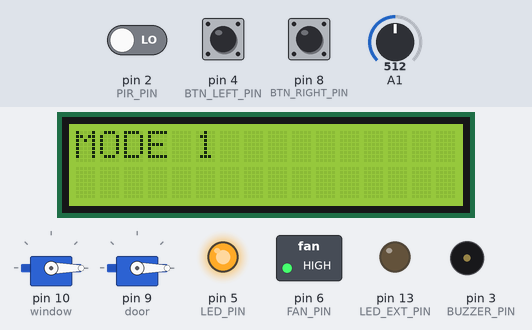
Bench run of a sketch on a simulated Arduino Uno, built with avr-gcc and run on an emulated ATmega328P. Parts: 2 × servo, 16×2 character LCD, switched loads named in the sketch (green lamp = pin HIGH), output pins drawn as LEDs (lit = HIGH), buzzer (waves = sounding). Dashed ring = blinking. The test bench sets the inputs (shaded band); at power-on: pin 8 (BTN_RIGHT_PIN) HIGH, pin 2 (PIR_PIN) LOW, A1 = 512, pin 4 (BTN_LEFT_PIN) HIGH. What the sketch prints to the serial monitor is not drawn.

Above: at 1.2 s.
1.3 s: pin 8 (BTN_RIGHT_PIN) pulled LOW for 0.15 s
At 3.9 s:
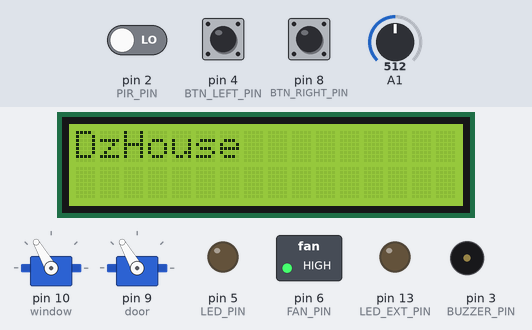
4.4 s: pin 2 (PIR_PIN) driven HIGH
At 4.55 s:
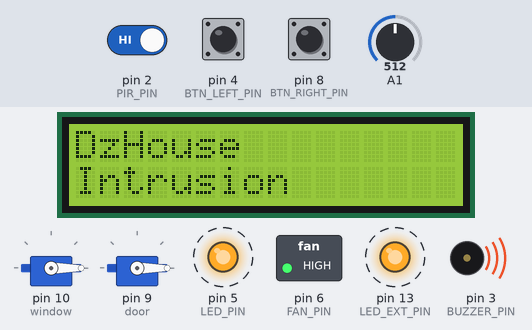
6.5 s: pin 8 (BTN_RIGHT_PIN) pulled LOW for 1 s
At 7.8 s:
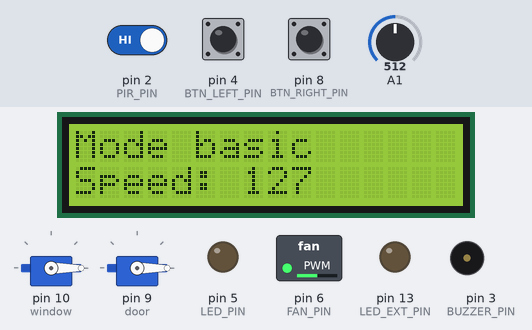
9.0 s: A1 set to 485
At 10.2 s:
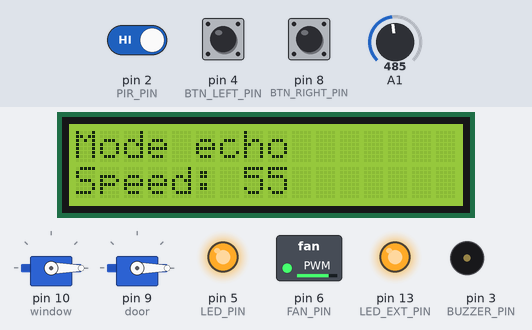
10.5 s: A1 set to 900
At 11.6 s:
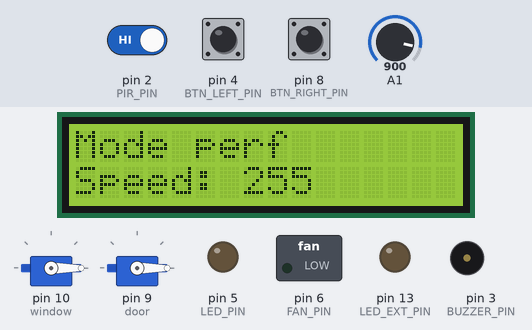
12.0 s: pin 8 (BTN_RIGHT_PIN) pulled LOW for 0.15 s
At 12.6 s:
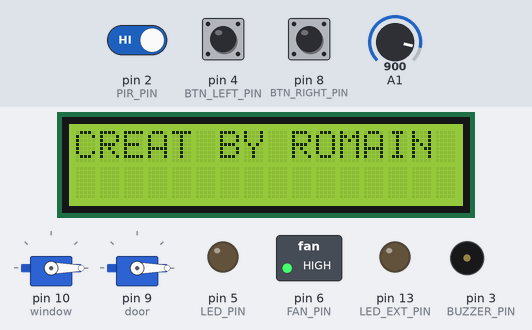
Timing chart, 0 to 14.6 s (numbered marks = the images above; inputs shaded):
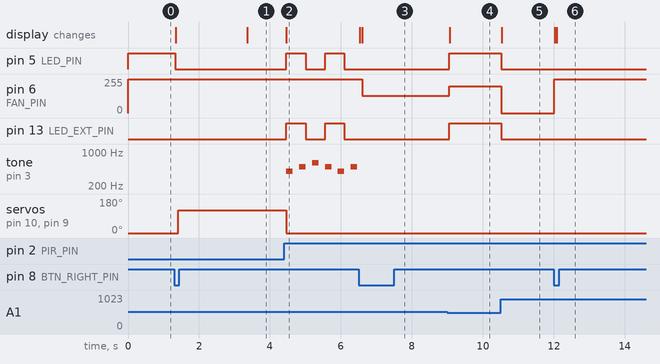

Measured:
- the behaviour switches between 500 and 499 on A1 (found by bisection; images 3 and 4)
- after the input at 1.3 s, pin 5 (LED_PIN): HIGH → LOW at once; servo on pin 10 (window), servo on pin 9 (door): 0° → 120° after 0.11 s; the display: first changes after 0.05 s (image 1 shows a later state)
- after the input at 4.4 s, pin 5 (LED_PIN), pin 13 (LED_EXT_PIN): alternates HIGH for 0.54 s and LOW for 0.54 s, starting after 0.07 s
- after the input at 6.5 s, pin 5 (LED_PIN), pin 13 (LED_EXT_PIN): stops changing and stays LOW; pin 6 (FAN_PIN): 255/255 → 128/255 after 0.10 s; tone on pin 3 (BUZZER_PIN): stops changing and stays silent; the display: first changes at once (image 3 shows a later state)
- after the input at 9.0 s, pin 5 (LED_PIN), pin 13 (LED_EXT_PIN): LOW → HIGH after 0.05 s; pin 6 (FAN_PIN): 128/255 → 200/255 after 0.05 s; the display: changes after 0.06 s (image 4)
- after the input at 10.5 s, pin 5 (LED_PIN), pin 13 (LED_EXT_PIN): HIGH → LOW at once; pin 6 (FAN_PIN): 200/255 → 0/255 at once; the display: changes at once (image 5)
- after the input at 12.0 s, pin 6 (FAN_PIN): 0/255 → 255/255 at once; the display: first changes at once (image 6 shows a later state)

The sketch:

Romain_Augusto_SmartHome_p216.ino
```cpp
/******************************************************************************
** PROGRAMME  sketch_jan22a.ino                                              **
**                                                                           **
** Lieu      : ETML - section informatique                                   **
** Auteur    : Romain Augusto                                                **
** Date      : 22.01.2026                                                    **
**                                                                           **
** Modifications                                                             **
**   Auteur  :                                                               **
**   Version : X.X                                                           **
**   Date    :                                                               **
**   Raisons :                                                               **
**                                                                           **
**                                                                           **
******************************************************************************/

/******************************************************************************
** DESCRIPTION                                                               **
** C'est un programme qui permet de gérer automatiquement certains           **
** équipements d'une SmartHome en bois.           							 **
** 	                                                           				 **
**                                                                           **
******************************************************************************/

// ============================
// Bibliothèques
// ============================
#include <Servo.h>                        				// Moteur servo
#include <LiquidCrystal_I2C.h>            				// Bibliothèque pour écran LCD

// ============================
// Déclaration des constantes
// ============================
// Pins des boutons
const int BTN_LEFT_PIN  = 4;              				// Premier bouton
const int BTN_RIGHT_PIN = 8;              				// Second bouton

// Pins des composants
const int LED_PIN = 5;                    				// Lumière interrieur
const int LED_EXT_PIN = 13;               				// Lumière éxterieur
const int BUZZER_PIN = 3;                 				// Buzzer (song)
const int PIR_PIN = 2;                    				// Capteur de mouvement
const int FAN_PIN = 6;                    				// Ventilateur

// Scénarios
const int SCENARIO_MAX = 3;               				// Nombre de scénarios (0,1,2,3)

// Seuils pour le capteur de lumière
const int HIGH_LIGHT_THRESHOLD = 800;     				// Lumière à 750 pour Ouverture
const int LOW_LIGHT_THRESHOLD = 700;      				// Lumière à 650 pour fermeture

// Seuils pour le ventilateur
const int FAN_HIGH_THRESHOLD = 800;       				// Lumière haute pour ventillo rapide
const int FAN_LOW_THRESHOLD = 400;        				// Lumière basse pour ventillo lent

// Configuration générale
const bool DEBUGMODE = true;			  				// Affiche des print de debug
const unsigned long MODE_MESSAGE_DURATION = 2000; 		// Durée en millisecondes

// ============================
// Déclaration des variables
// ============================
// États des boutons
bool btnLeftLastState  = HIGH;           // Dernier état du bouton gauche
bool btnRightLastState = HIGH;           // Dernier état du bouton droit

// Gestion de l'affichage du mode
bool showModeMessage       = false;      // Indique si le message de mode est affiché
unsigned long modeMessageStart = 0;      // Horodatage du début d'affichage

// Capteur de mouvement
bool lastMotionState = LOW;              // Dernier état du capteur PIR

// Scénario et capteurs
int intScenario    = 0;                  // Scénario actif (0 à 3)
int intLightSensor = 0;                  // Valeur lue sur le capteur de lumière

// Positions des ouvrants
int intWindowPosition = 0;               // Position actuelle de la fenêtre (0 = fermée, 120 = ouverte)
int intDoorPosition   = 0;               // Position actuelle de la porte (0 = fermée, 120 = ouverte)

// Ventilateur
int currentFanSpeed      = 0;            // Vitesse actuelle du ventilateur (valeur logique)
unsigned long lastFanUpdate = 0;         // Horodatage de la dernière mise à jour des km
float fanKm              = 0.0;          // Distance cumulée simulée du ventilateur

// ============================
// Déclaration des objets
// ============================
Servo window;                             // Servo de la fenêtre
Servo door;                               // Servo de la porte
LiquidCrystal_I2C lcd(0x27, 16, 2);       // Écran LCD I2C (adresse 0x27, 16 colonnes, 2 lignes)

// ============================
// Initialisation
// ============================
void setup() {
  // Boutons en entrée
  pinMode(BTN_LEFT_PIN,  INPUT_PULLUP);
  pinMode(BTN_RIGHT_PIN, INPUT_PULLUP);

  // Sorties numériques
  pinMode(LED_PIN,     OUTPUT);          // LED intérieure
  pinMode(LED_EXT_PIN, OUTPUT);          // LED extérieure
  pinMode(BUZZER_PIN,  OUTPUT);          // Buzzer

  // Entrée numérique
  pinMode(PIR_PIN, INPUT);               // Capteur de mouvement PIR

  // État initial des sorties
  digitalWrite(LED_PIN, HIGH);           // LED intérieure allumée par défaut
  analogWrite(FAN_PIN, 255);             // Ventilateur arrêté (PWM inversé)

  // Initialisation des servomoteurs
  window.attach(10);                     // Servo fenêtre sur pin 10
  door.attach(9);                        // Servo porte sur pin 9
  window.write(0);                       // Fenêtre fermée au démarrage
  door.write(0);                         // Porte fermée au démarrage

  // Communication série
  Serial.begin(9600);                    // Débit série avec le PC

  // Initialisation de l'écran LCD
  lcd.init();                            // Initialisation du contrôleur LCD
  lcd.backlight();                       // Activation du rétroéclairage
  lcd.setCursor(0, 0);
  lcd.print("MODE 1");                   // Affichage du mode initial
}

// ============================
// Gestion des boutons
// ============================
void checkButtons() {
  bool btnLeftState  = digitalRead(BTN_LEFT_PIN);
  bool btnRightState = digitalRead(BTN_RIGHT_PIN);

  // Passage au scénario précédent
  if (btnLeftLastState == HIGH && btnLeftState == LOW) {
    if (intScenario > 0) {
      intScenario--;
      resetActuators();
      lcd.clear();
      lcd.setCursor(0, 0);
      lcd.print("MODE ");
      lcd.print(intScenario + 1);
      showModeMessage  = true;
      modeMessageStart = millis();
    }
  }

  // Passage au scénario suivant
  if (btnRightLastState == HIGH && btnRightState == LOW) {
    if (intScenario < SCENARIO_MAX) {
      intScenario++;
      resetActuators();
      lcd.clear();
      lcd.setCursor(0, 0);
      lcd.print("MODE ");
      lcd.print(intScenario + 1);
      showModeMessage  = true;
      modeMessageStart = millis();
    }
  }

  // Mémorisation des états pour l'antirebond
  btnLeftLastState  = btnLeftState;
  btnRightLastState = btnRightState;
  delay(50);                             // Délai de stabilisation
}

// ============================
// Boucle principale
// ============================
void loop() {
  checkButtons();                        // Lecture des boutons et changement de scénario

  // Débogage : vitesse du ventilateur
  if (DEBUGMODE) {
    Serial.print("Fan speed : ");
    Serial.println(currentFanSpeed);
  }

  // Masquage automatique du message de mode après délai
  if (showModeMessage) {
    if (millis() - modeMessageStart > MODE_MESSAGE_DURATION) {
      showModeMessage = false;           // Fin d'affichage du message
    }
  }

  // Sélection du scénario actif
  switch (intScenario) {
    case 0: scenario1(); break;
    case 1: scenario2(); break;
    case 2: scenario3(); break;
    case 3: scenario4(); break;
  }
}

// ==============================================================
// Scénario 1 — Ouverture/fermeture automatique par luminosité
// ==============================================================
void scenario1() {
  // Ventilateur arrêté par sécurité
  analogWrite(FAN_PIN, 255);

  // Lecture du capteur de lumière
  intLightSensor = analogRead(A1);

  // Débogage : valeur du capteur
  if (DEBUGMODE) {
    Serial.print("Scenario 1 - Capteur : ");
    Serial.println(intLightSensor);
  }

  // Ouverture si luminosité élevée
  if (intLightSensor > HIGH_LIGHT_THRESHOLD && intWindowPosition != 120) {
    moveServo(window, intWindowPosition, 120); 									// Ouvre la fenêtre
    moveServo(door,   intDoorPosition,   120); 									// Ouvre la porte
    digitalWrite(LED_PIN, LOW);               									// Éteint la LED intérieure
    lcd.setCursor(0, 0);
    lcd.print("DZ HOUSE OUVERTE");
  }

  // Fermeture si luminosité faible
  else if (intLightSensor < LOW_LIGHT_THRESHOLD && intWindowPosition != 0) {
    moveServo(window, intWindowPosition, 0);   									// Ferme la fenêtre
    moveServo(door,   intDoorPosition,   0);   									// Ferme la porte
    digitalWrite(LED_PIN, HIGH);              									// Allume la LED intérieure
    lcd.setCursor(0, 0);
    lcd.print("DZ HOUSE FERMEE ");
  }
}

// ===================================================
// Scénario 2 — Sécurité par détection de mouvement
// ===================================================
void scenario2() {
  // Ventilateur arrêté par sécurité
  analogWrite(FAN_PIN, 255);

  // Lecture du capteur
  bool motionState = digitalRead(PIR_PIN);

  // Débogage : état du capteur
  if (DEBUGMODE) {
    Serial.print("Scenario 2 - PIR : ");
    Serial.println(motionState);
  }

  // Affichage temporaire du nom du mode
  if (showModeMessage) {
    lcd.setCursor(0, 0);
    lcd.print("MODE 2       ");
    if (millis() - modeMessageStart > MODE_MESSAGE_DURATION) {
      showModeMessage = false;
      lcd.clear();
      lcd.setCursor(0, 0);
      lcd.print("DzHouse");
    }
  } else {
    lcd.setCursor(0, 0);
    lcd.print("DzHouse   ");
  }

  // Intrusion détectée
  if (motionState == HIGH) {
    if (lastMotionState == LOW) {
      lcd.setCursor(0, 1);
      lcd.print("Intrusion  ");                  // Affichage du statut
    }
    blinkLight();                                // Clignotement des LED
    softIntrusionAlarm();                        // Déclenchement de l'alarme sonore
    moveServo(window, intWindowPosition, 0);     // Ferme la fenêtre
    moveServo(door,   intDoorPosition,   0);     // Ferme la porte
  }

  // Aucun mouvement détecté
  else {
    if (lastMotionState == HIGH) {
      lcd.setCursor(0, 1);
      lcd.print("Securisee  ");                  // Affichage du statut
    }
    noTone(BUZZER_PIN);                          // Arrêt du buzzer
    digitalWrite(LED_PIN,     LOW);              // LED intérieure éteinte
    digitalWrite(LED_EXT_PIN, LOW);              // LED extérieure éteinte
    moveServo(window, intWindowPosition, 120);   // Ouvre la fenêtre
    moveServo(door,   intDoorPosition,   120);   // Ouvre la porte
  }

  lastMotionState = motionState;                 // Mémorisation de l'état PIR
}

// ============================
// Scénario 3
// ============================
void scenario3() {
  // Seuils de luminosité pour les trois modes de ventilation
  const int LIGHT_HIGH = 800;            // Forte luminosité
  const int LIGHT_MED  = 500;            // Luminosité moyenne
  const int LIGHT_LOW  = 200;            // Faible luminosité

  // Lecture du capteur de lumière
  intLightSensor = analogRead(A1);

  // Débogage : valeur du capteur
  if (DEBUGMODE) {
    Serial.print("Scenario 3 - Capteur : ");
    Serial.println(intLightSensor);
  }

  int fanPWM = 255;                      // Valeur PWM (255 = arrêt, 0 = max)
  int Speed  = 0;                        // Vitesse logique pour affichage

  lcd.setCursor(0, 0);

  // Forte luminosité
  if (intLightSensor >= LIGHT_HIGH) {
    fanPWM = 0;   											// 0 = vitesse max
    Speed = 255;  											// Vitesse logique max
    lcd.print("Mode perf      ");
  }

  // Luminosité moyenne
  else if (intLightSensor >= LIGHT_MED) {
    fanPWM = 128;          									// Valeur intermédiaire
    Speed = 255 - 128;     									// Vitesse logique
    lcd.print("Mode basic      ");
  }

  // Faible luminosité
  else {
    fanPWM = 200;          									// Presque arrêté
    Speed = 255 - 200;     									// Vitesse
    lcd.print("Mode echo      ");
  }

  // Application de la vitesse au ventilateur
  analogWrite(FAN_PIN, fanPWM);
  currentFanSpeed = Speed; 									// Met à jour la vitesse

  // Gestion de l'éclairage selon la luminosité
  if (intLightSensor >= LIGHT_MED) {
    digitalWrite(LED_PIN,     LOW);      					// Éteint la LED intérieure
    digitalWrite(LED_EXT_PIN, LOW);      					// Éteint la LED extérieure
  } else {
    digitalWrite(LED_PIN,     HIGH);     					// Allume la LED intérieure
    digitalWrite(LED_EXT_PIN, HIGH);     					// Allume la LED extérieure
  }

  // Affichage de la vitesse sur l'écran
  lcd.setCursor(0, 1);
  lcd.print("Speed: ");
  lcd.print(Speed);
  lcd.print("   "); 										// Espace pour écraser l'ancien texte
}

// ==========================================
// Scénario 4 — Affichage du crédit auteur
// ==========================================
void scenario4() {
  // Ventilateur arrêté par sécurité
  analogWrite(FAN_PIN, 255);

  // Débogage : confirmation d'entrée dans le scénario
  if (DEBUGMODE) {
    Serial.println("Scenario 4 - Mode credits actif");
  }

  // Affichage sur l'écran
  lcd.setCursor(0, 0);
  lcd.print("CREAT BY ROMAIN");
}

// ========================================================
// Fonction : Clignotement lumiere exterieure et interrieur
// ========================================================
void blinkLight() {
  static unsigned long lastTime = 0;     					// Temps precedent
  static bool ledState = LOW;            					// État LED

  if (millis() - lastTime >= 500) {      					// Toutes les 500 ms
    lastTime = millis();                 					// Mise à jour du temps
    ledState = !ledState;                					// Inverse l'état
    digitalWrite(LED_EXT_PIN, ledState); 					// Applique à la LED
    digitalWrite(LED_PIN, ledState);     					// Applique à la LED
  }
}

// ============================
// Fonction : Alarme
// ============================
void softIntrusionAlarm() {
  static unsigned long lastTime = 0;
  static int step = 0;

  unsigned long currentTime = millis();

  if (currentTime - lastTime >= 150) {
    lastTime = currentTime;

    const int notes[]  = {400, 500, 600, 500}; 				// Fréquences des notes (Hz)
    const int pauses[] = {50,  50,  50,  50};  				// Pauses entre les notes (ms)
    const int count    = 4;

    if (step % 2 == 0) {
      tone(BUZZER_PIN, notes[step / 2]);        			// Joue la note
    } else {
      noTone(BUZZER_PIN);                       			// Pause entre deux notes
    }

    step++;
    if (step >= count * 2) step = 0;           				// Reprend le motif depuis le début
  }
}

// ===========================================
// Fonction : Réinitialisation des sorties
// ===========================================
void resetActuators() {
  digitalWrite(LED_PIN, LOW);                               // LED intérieur éteinte
  digitalWrite(LED_EXT_PIN, LOW);                           // LED extérieur éteinte
  noTone(BUZZER_PIN);                                       // Arrêt du buzzer

  analogWrite(FAN_PIN, 255);      							// Ventillo
  currentFanSpeed = 0;            						    // Reset vitesse
  fanKm = 0;                      							// Reset KM

  window.write(0);                                          // Fenêtre fermée
  door.write(0);                                            // Porte fermée
}

// ===================================
// Fonction : Protection des servo
// ===================================
void moveServo(Servo &s, int &currentPos, int targetPos) {
  if(currentPos != targetPos) {                             // On ne bouge que si nécessaire
    s.write(targetPos);
    currentPos = targetPos;
  }
}

// ================================================
//  Fonction : Calcule la vitesse du ventillo
// ================================================
void updateFanKm() {
  if (intScenario != 2) return;                				// Exécution réservée au scénario 3

  unsigned long currentTime = millis();

  if (currentTime - lastFanUpdate >= 1000) {   				// Mise à jour toutes les secondes
    lastFanUpdate = currentTime;
    fanKm += (currentFanSpeed / 255.0) * 0.05; 				// Calcul des km selon la vitesse
  }
}
```
